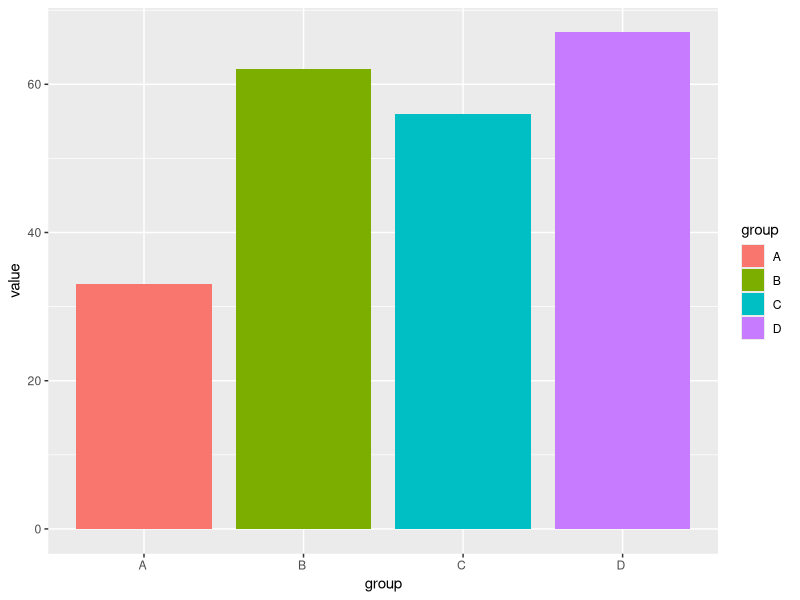
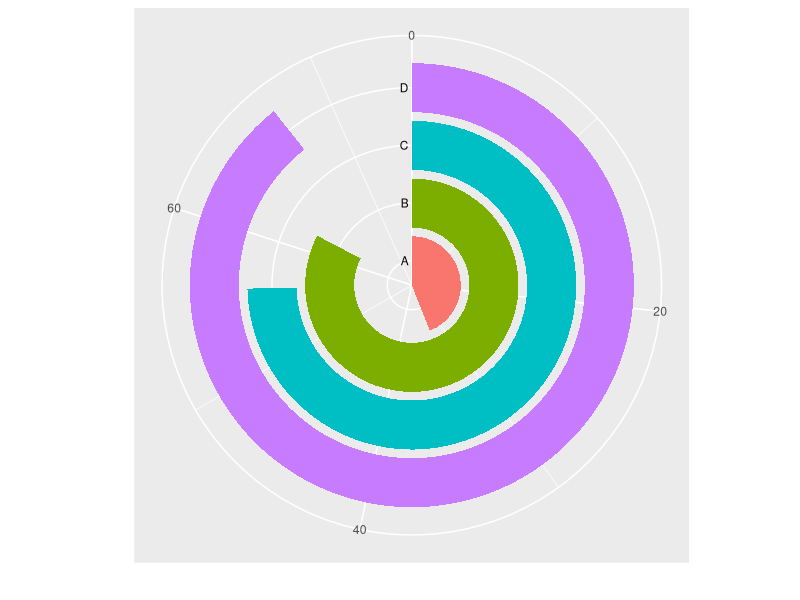

R code for these plots, in order:
# Test for github

library(ggplot2)

# make data
data=data.frame(group=c("A ","B ","C ","D ") , value=c(33,62,56,67) )

# Usual bar plot :
ggplot(data, aes(x = group, y = value ,fill = group )) + 
  geom_bar(width = 0.85, stat="identity")

# Circular one
ggplot(data, aes(x = group, y = value ,fill = group)) + 
  geom_bar(width = 0.85, stat="identity") +    
  
  # To use a polar plot and not a basic barplot
  coord_polar(theta = "y") +    
  
  #Remove labels of axis that aren't needed
  xlab("") + ylab("") +
  
  #Increase ylim to avoid having a complete circle
  ylim(c(0,75)) + 
  
  #Add group labels close to the bars :
  geom_text(data = data, hjust = 1, size = 3, aes(x = group, y = 0, label = group)) +
  
  #Remove useless legend, y axis ticks and y axis text
  theme(legend.position = "none" , axis.text.y = element_blank() , axis.ticks = element_blank())
